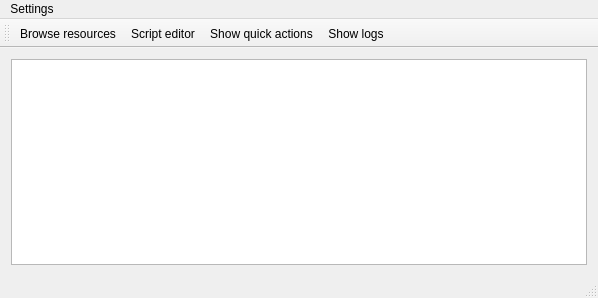
<?xml version="1.0" encoding="UTF-8"?>
<ui version="4.0">
 <class>MainForm</class>
 <widget class="QMainWindow" name="MainForm">
  <property name="geometry">
   <rect>
    <x>0</x>
    <y>0</y>
    <width>598</width>
    <height>298</height>
   </rect>
  </property>
  <property name="windowTitle">
   <string>MainForm</string>
  </property>
  <widget class="QWidget" name="centralWidget">
   <layout class="QHBoxLayout" name="horizontalLayout">
    <property name="spacing">
     <number>0</number>
    </property>
    <property name="leftMargin">
     <number>0</number>
    </property>
    <property name="topMargin">
     <number>0</number>
    </property>
    <property name="rightMargin">
     <number>0</number>
    </property>
    <property name="bottomMargin">
     <number>0</number>
    </property>
    <item>
     <widget class="QWidget" name="widget" native="true">
      <layout class="QHBoxLayout" name="horizontalLayout_2">
       <item>
        <widget class="QTreeView" name="treeViewState">
         <property name="rootIsDecorated">
          <bool>true</bool>
         </property>
         <property name="expandsOnDoubleClick">
          <bool>false</bool>
         </property>
        </widget>
       </item>
      </layout>
     </widget>
    </item>
   </layout>
  </widget>
  <widget class="QMenuBar" name="menuBar">
   <property name="geometry">
    <rect>
     <x>0</x>
     <y>0</y>
     <width>598</width>
     <height>21</height>
    </rect>
   </property>
   <widget class="QMenu" name="menuSettings">
    <property name="title">
     <string>Settings</string>
    </property>
   </widget>
   <addaction name="menuSettings"/>
  </widget>
  <widget class="QToolBar" name="mainToolBar">
   <attribute name="toolBarArea">
    <enum>TopToolBarArea</enum>
   </attribute>
   <attribute name="toolBarBreak">
    <bool>false</bool>
   </attribute>
   <addaction name="actionBrowse_resources"/>
   <addaction name="actionScript_editor"/>
   <addaction name="actionShow_quick_actions"/>
   <addaction name="actionShow_logs"/>
  </widget>
  <widget class="QStatusBar" name="statusBar"/>
  <action name="actionScript_editor">
   <property name="text">
    <string>Script editor</string>
   </property>
  </action>
  <action name="actionBrowse_resources">
   <property name="text">
    <string>Browse resources</string>
   </property>
  </action>
  <action name="actionShow_quick_actions">
   <property name="text">
    <string>Show quick actions</string>
   </property>
  </action>
  <action name="actionShow_logs">
   <property name="text">
    <string>Show logs</string>
   </property>
  </action>
 </widget>
 <layoutdefault spacing="6" margin="11"/>
 <resources>
  <include location="mgdt.qrc"/>
 </resources>
 <connections/>
</ui>
